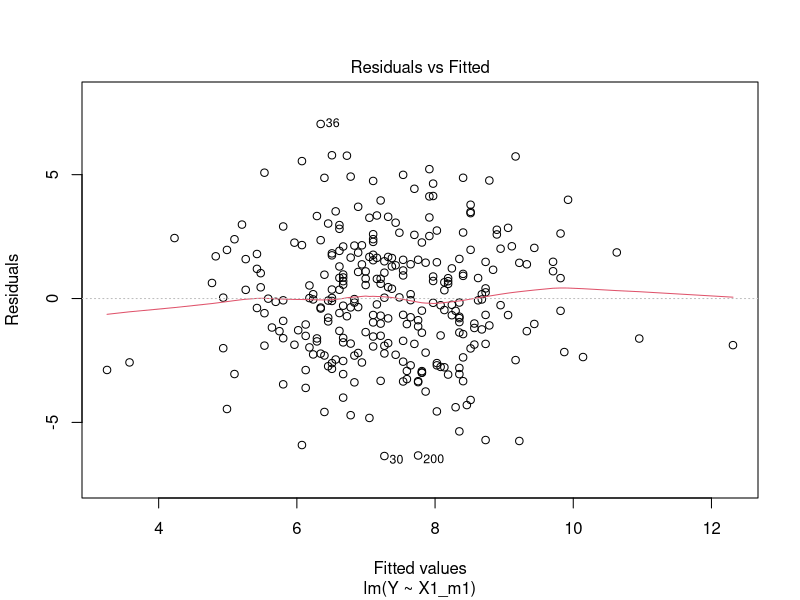
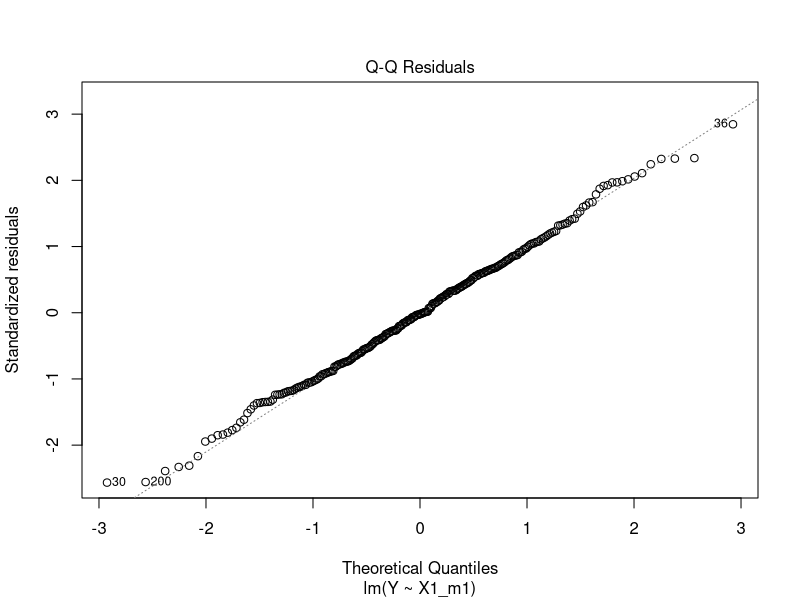
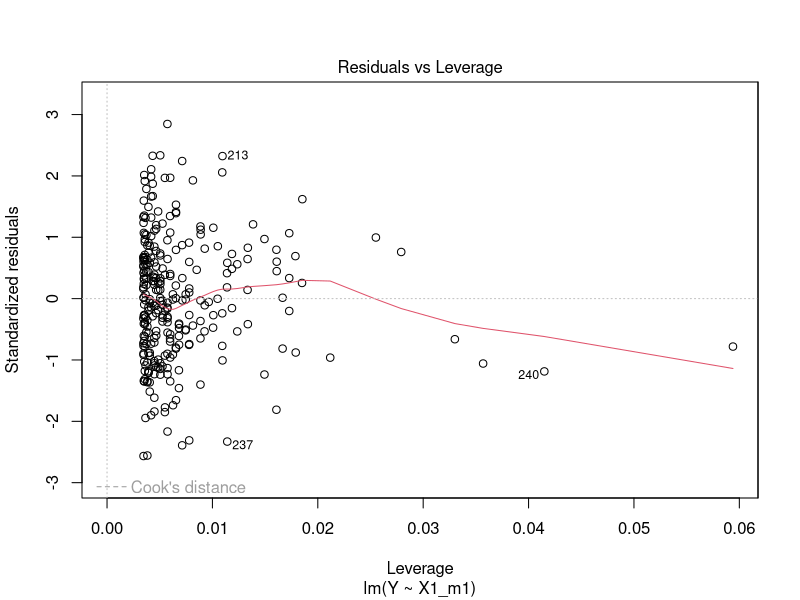
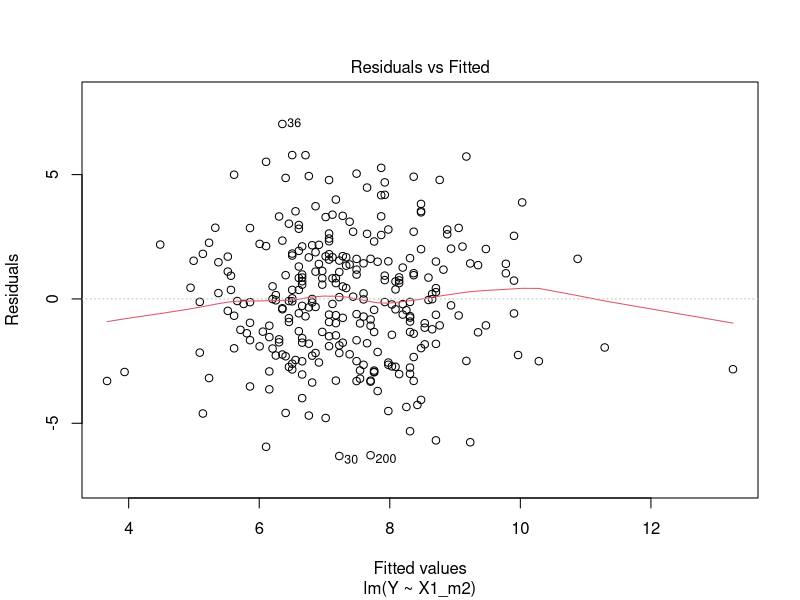
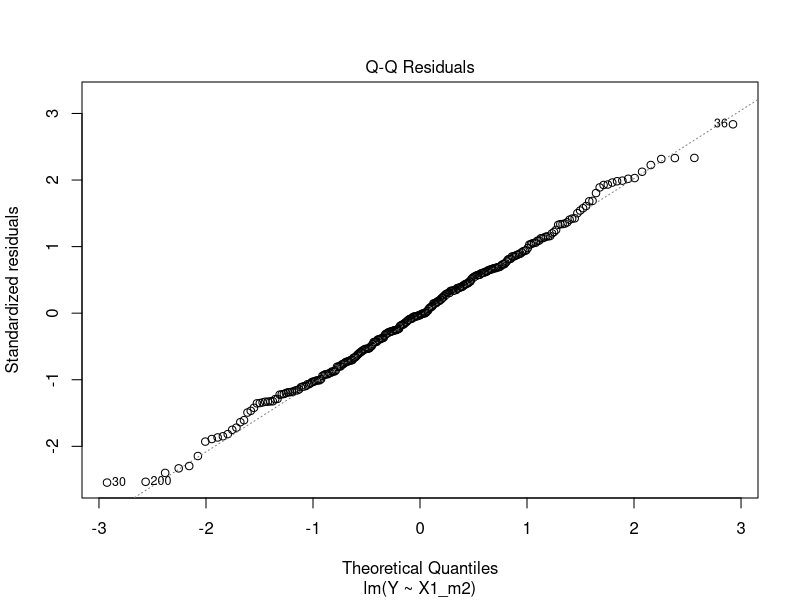
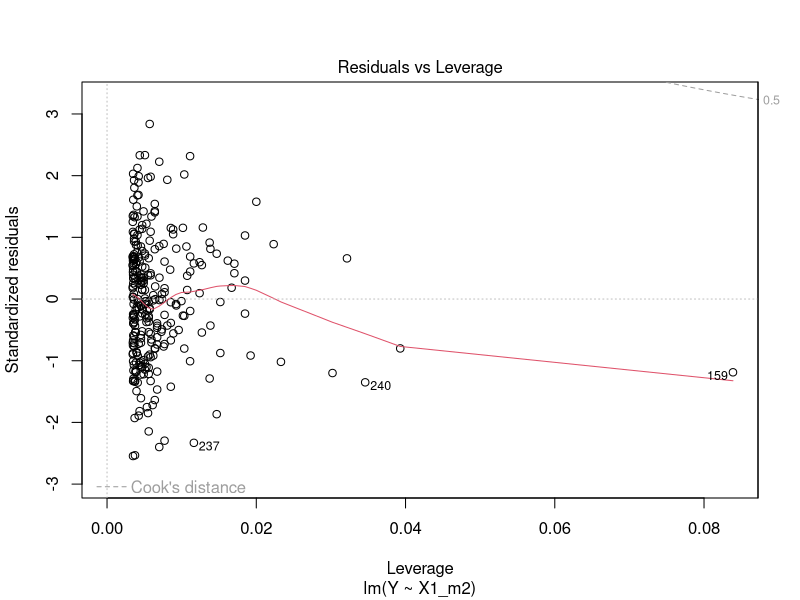
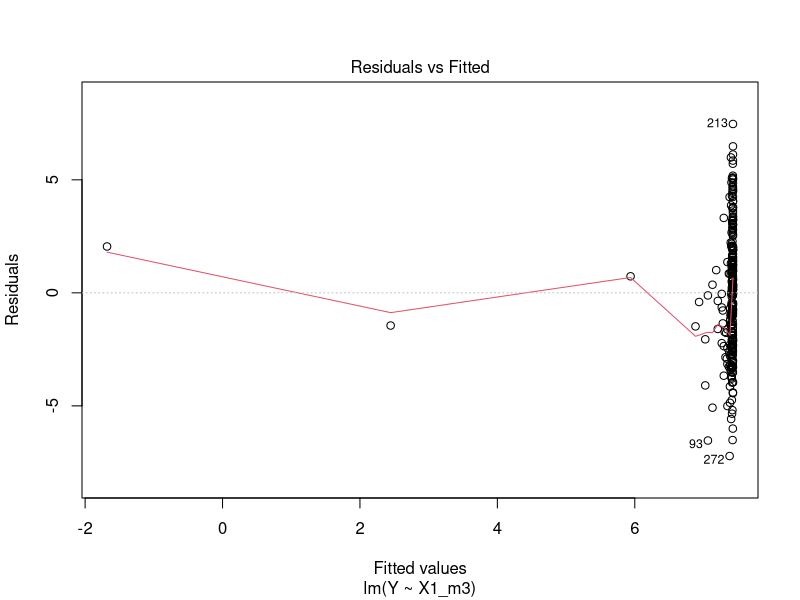
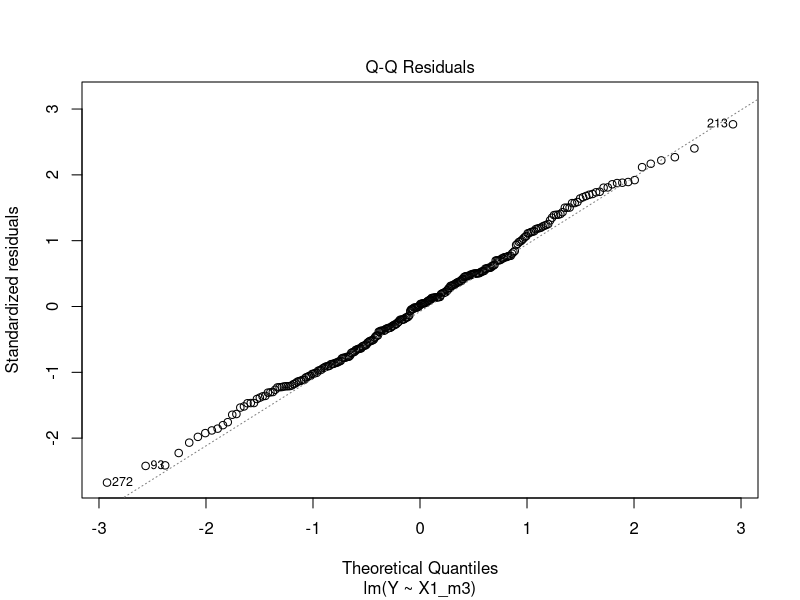

Source code (R) for these figures, in order:
data <- read.csv("DevoirDH23.csv",sep=";")



########Question c)#########
print("------------Question c---------")

pdf("plot.pdf")
# png("plotpng.png")

# # generate a random number between 0 and 1
# epsilon <- runif(1, min = 0, max = 1)
# b0 <- runif(1, min = 0, max = 1)
# b1 <- runif(1, min = 0, max = 1)


# print(data)
Y <- (data$Sales)
X1 <- (data$Price)
X2 <- (data$Advertising)
X3 <- (data$Region)

print('Starting...')


change_comma_to_period <- function(data) {
  modified_data <- gsub(",", ".", data)
  return(modified_data)
}

generate_random <- function(){
   return(runif(1, min = 0, max = 1))
}

##
Y= change_comma_to_period(Y)

# 6 models as functions + les tests faits dessus

fonction_model1 <- function(){
    epsilon <- generate_random()
    b0 <- generate_random()
    b1 <- generate_random()
    X1_m1 <- b0+b1*X1 + epsilon
    model1 <- lm(Y ~ X1_m1, data = data)

    
# Plot residuals vs fitted values
print("plot")
    plot(model1, which=1)

# Plot normal Q-Q plot of residuals
    plot(model1, which=2)

# Plot residuals vs leverage
    plot(model1, which=5)

 

# Confidence intervals
#This will return a table with two columns: the lower and 
#upper bounds of the confidence interval for each parameter
    print("Intervalle de conviance du model1")
    print(confint(model1, level = 0.95))
    summary(model1)
    
    return (model1)
}
print(fonction_model1())

fonction_model2 <- function(){
    epsilon <- generate_random()
    b0 <- generate_random()
    b1 <- generate_random()
    X1_m2 <- b0*(X1^b1) * exp(epsilon)
    model2 <- lm(Y ~ X1_m2, data = data)

# Plot residuals vs fitted values
    plot(model2, which=1)

# Plot normal Q-Q plot of residuals
    plot(model2, which=2)

# Plot residuals vs leverage
    plot(model2, which=5)
    
# Confidence intervals
    print("Intervalle de conviance du model2")
    print(confint(model2, level = 0.95))

    summary(model2)

    return (model2)
}
print(fonction_model2())

fonction_model3 <- function(){
    epsilon <- generate_random()
    b0 <- generate_random()
    b1 <- generate_random()
    X1_m3 <- b0*exp(b1*X1+epsilon)
    model3 <- lm(Y ~ X1_m3, data = data)
    
# Plot residuals vs fitted values
    plot(model3, which=1)

# Plot normal Q-Q plot of residuals
    plot(model3, which=2)

# Plot residuals vs leverage
    plot(model3, which=5)

# Confidence intervals
    print("Intervalle de conviance du model3")
    print(confint(model3, level = 0.95))

    (summary(model3))
    return (model3)
}
print(fonction_model3())

fonction_model4 <- function(){
    epsilon <- generate_random()
    b0 <- generate_random()
    b1 <- generate_random()
    X2_m4 <- b0+b1*X2 + epsilon
    model4 <- lm(Y ~ X2_m4, data = data)
    
# Plot residuals vs fitted values
    plot(model4, which=1)

# Plot normal Q-Q plot of residuals
    plot(model4, which=2)

# Plot residuals vs leverage
    plot(model4, which=5)

# Confidence intervals
    print("Intervalle de conviance du model4")
    print(confint(model4, level = 0.95))

    summary(model4)
    return (model4)
}

print(fonction_model4())


fonction_model5 <- function(){
    epsilon <- generate_random()
    b0 <- generate_random()
    b1 <- generate_random()
    X2_m5 <- b0*((8+X2)^(b1)) * epsilon
    model5 <- lm(Y ~ X2_m5, data = data)
    
# Plot residuals vs fitted values
    plot(model5, which=1)

# Plot normal Q-Q plot of residuals
    plot(model5, which=2)

# Plot residuals vs leverage
    plot(model5, which=5)

# Confidence intervals
    print("Intervalle de conviance du model5")
    print(confint(model5, level = 0.95))
    summary(model5)
    
    return (model5)
}
print(fonction_model5())

fonction_model6 <- function(){
    epsilon <- generate_random()
    b0 <- generate_random()
    b1 <- generate_random()
    X2_m6 <- b0* exp(b1*X2+epsilon)
    model6 <- lm(Y ~ X2_m6, data = data)
    
# Plot residuals vs fitted values
    plot(model6, which=1)

# Plot normal Q-Q plot of residuals
    plot(model6, which=2)

# Plot residuals vs leverage
    plot(model6, which=5)

# Confidence intervals
    print("Intervalle de conviance du model6")
    print(confint(model6, level = 0.95))

    summary(model6)
    return (model6)
}
print(fonction_model6())

#closing pdf
dev.off()


########Question d)#########
print("------------Question d---------")

######## PRENDRE LE MODEL CHOISI EN C PARMI LES 6 SUIVANTS ############


print("QUESTION D) MODEL1")

# créer une nouvelle observation avec les caractéristiques X1 = 118, X2 = 5 et X3 = 0
new.obs <- data.frame(X1 = 118, X2 = 5, X3 = 0)

# utiliser la fonction predict() pour calculer l'intervalle de prévision des ventes pour la nouvelle observation
pred <- predict(fonction_model1(), newdata = new.obs, interval = "prediction", level = 0.95)

# imprimer l'intervalle de prévision des ventes
cat("L'intervalle de prévision des ventes pour un point de vente ayant les caractéristiques X1 = 118, X2 = 5 et X3 = 0 est [", round(pred[1], 2), ", ", round(pred[2], 2), "].\n")




print("QUESTION D) MODEL2")

# créer une nouvelle observation avec les caractéristiques X1 = 118, X2 = 5 et X3 = 0
new.obs <- data.frame(X1 = 118, X2 = 5, X3 = 0)

# utiliser la fonction predict() pour calculer l'intervalle de prévision des ventes pour la nouvelle observation
pred <- predict(fonction_model2(), newdata = new.obs, interval = "prediction", level = 0.95)

# imprimer l'intervalle de prévision des ventes
cat("L'intervalle de prévision des ventes pour un point de vente ayant les caractéristiques X1 = 118, X2 = 5 et X3 = 0 est [", round(pred[1], 2), ", ", round(pred[2], 2), "].\n")



print("QUESTION D) MODEL3")

# créer une nouvelle observation avec les caractéristiques X1 = 118, X2 = 5 et X3 = 0
new.obs <- data.frame(X1 = 118, X2 = 5, X3 = 0)

# utiliser la fonction predict() pour calculer l'intervalle de prévision des ventes pour la nouvelle observation
pred <- predict(fonction_model3(), newdata = new.obs, interval = "prediction", level = 0.95)

# imprimer l'intervalle de prévision des ventes
cat("L'intervalle de prévision des ventes pour un point de vente ayant les caractéristiques X1 = 118, X2 = 5 et X3 = 0 est [", round(pred[1], 2), ", ", round(pred[2], 2), "].\n")







print("QUESTION D) MODEL3")

# créer une nouvelle observation avec les caractéristiques X1 = 118, X2 = 5 et X3 = 0
new.obs <- data.frame(X1 = 118, X2 = 5, X3 = 0)

# utiliser la fonction predict() pour calculer l'intervalle de prévision des ventes pour la nouvelle observation
pred <- predict(fonction_model3(), newdata = new.obs, interval = "prediction", level = 0.95)

# imprimer l'intervalle de prévision des ventes
cat("L'intervalle de prévision des ventes pour un point de vente ayant les caractéristiques X1 = 118, X2 = 5 et X3 = 0 est [", round(pred[1], 2), ", ", round(pred[2], 2), "].\n")



print("QUESTION D) MODEL4")

# créer une nouvelle observation avec les caractéristiques X1 = 118, X2 = 5 et X3 = 0
new.obs <- data.frame(X1 = 118, X2 = 5, X3 = 0)

# utiliser la fonction predict() pour calculer l'intervalle de prévision des ventes pour la nouvelle observation
pred <- predict(fonction_model4(), newdata = new.obs, interval = "prediction", level = 0.95)

# imprimer l'intervalle de prévision des ventes
cat("L'intervalle de prévision des ventes pour un point de vente ayant les caractéristiques X1 = 118, X2 = 5 et X3 = 0 est [", round(pred[1], 2), ", ", round(pred[2], 2), "].\n")





print("QUESTION D) MODEL5")

# créer une nouvelle observation avec les caractéristiques X1 = 118, X2 = 5 et X3 = 0
new.obs <- data.frame(X1 = 118, X2 = 5, X3 = 0)

# utiliser la fonction predict() pour calculer l'intervalle de prévision des ventes pour la nouvelle observation
pred <- predict(fonction_model5(), newdata = new.obs, interval = "prediction", level = 0.95)

# imprimer l'intervalle de prévision des ventes
cat("L'intervalle de prévision des ventes pour un point de vente ayant les caractéristiques X1 = 118, X2 = 5 et X3 = 0 est [", round(pred[1], 2), ", ", round(pred[2], 2), "].\n")



print("QUESTION D) MODEL6")

# créer une nouvelle observation avec les caractéristiques X1 = 118, X2 = 5 et X3 = 0
new.obs <- data.frame(X1 = 118, X2 = 5, X3 = 0)

# utiliser la fonction predict() pour calculer l'intervalle de prévision des ventes pour la nouvelle observation
pred <- predict(fonction_model6(), newdata = new.obs, interval = "prediction", level = 0.95)

# imprimer l'intervalle de prévision des ventes
cat("L'intervalle de prévision des ventes pour un point de vente ayant les caractéristiques X1 = 118, X2 = 5 et X3 = 0 est [", round(pred[1], 2), ", ", round(pred[2], 2), "].\n")




